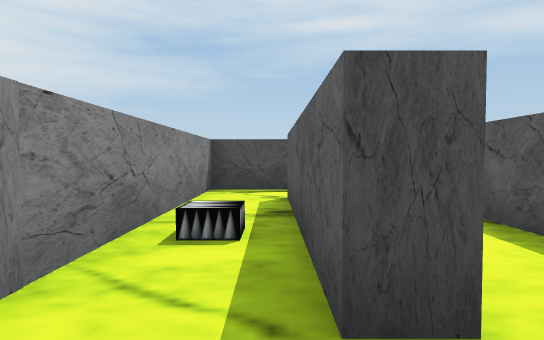
View 1 (above)

14 first-person views from a walk through a scene from a Unity 3-D project. The camera is 1.3 m above the floor, tilts 2° down and sees 75° across. The floor is counted in squares, 2 m on a side. Each view is taken from the middle of a square. On the plan, view 1 faces up. The plan holds only what a view shows up to about 10 squares ahead; the rest is blank. The player is left out.

View 2
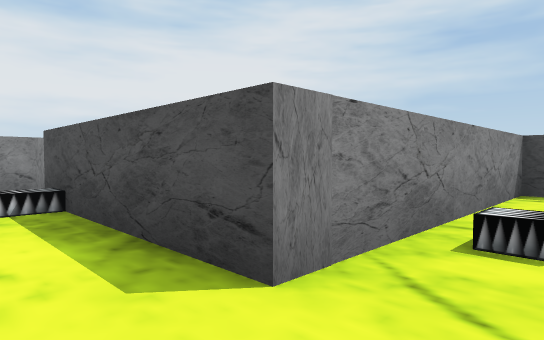

View 3
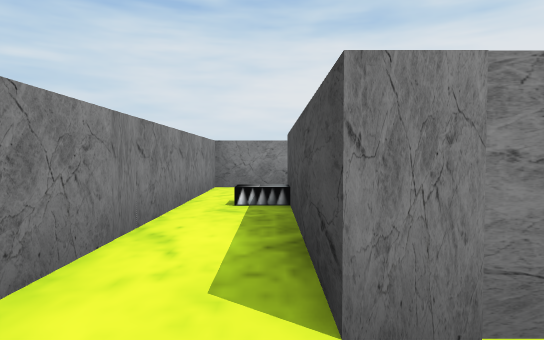

View 4
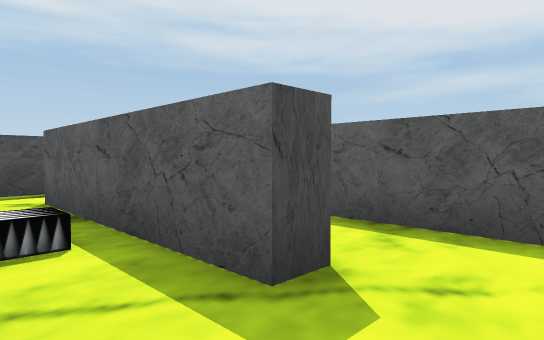

View 5
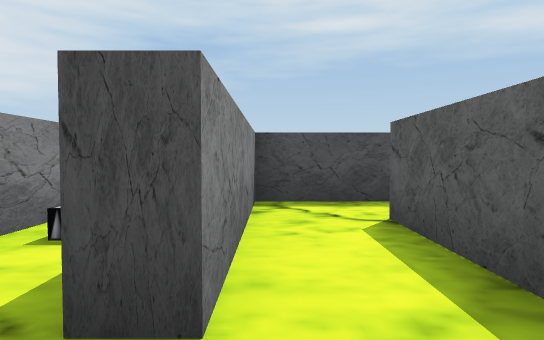

View 6
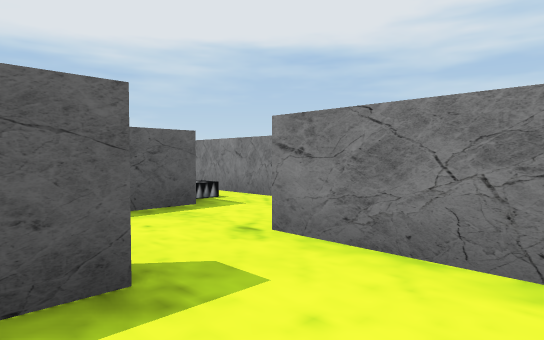

View 7
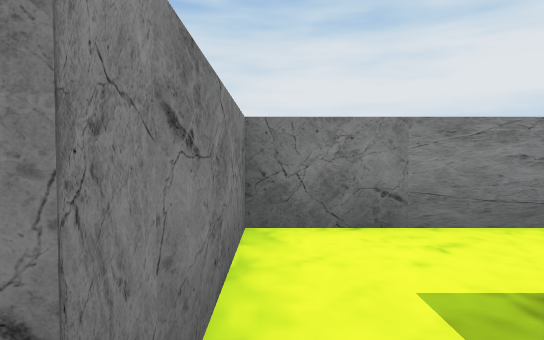

View 8
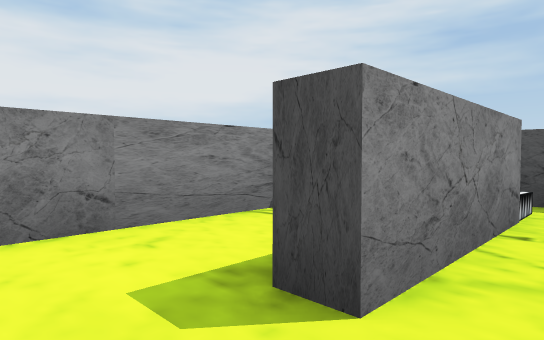

View 9
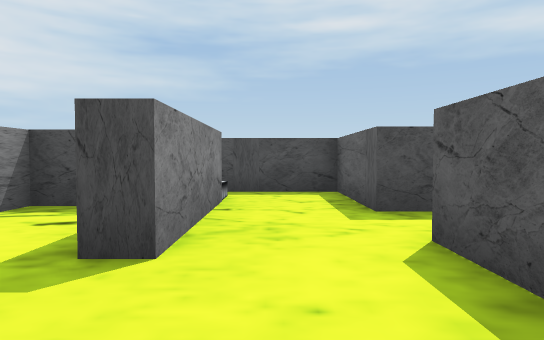

View 10
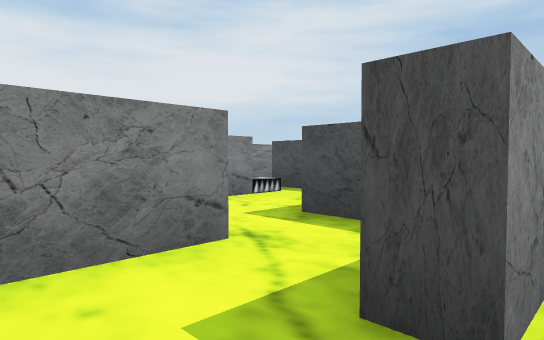

View 11
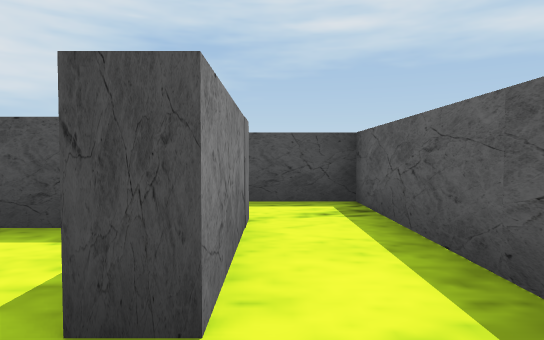

View 12
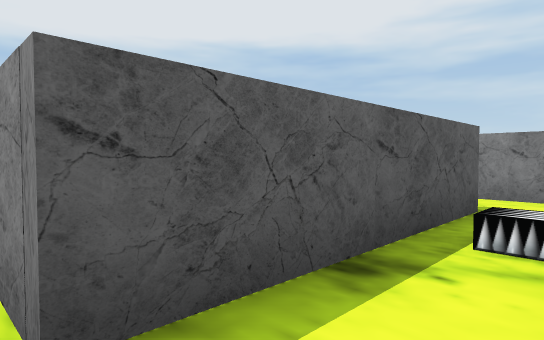

View 13
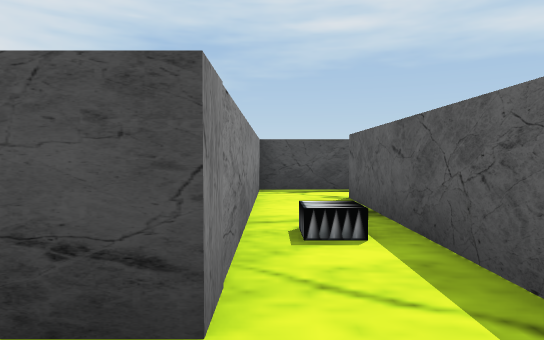

View 14
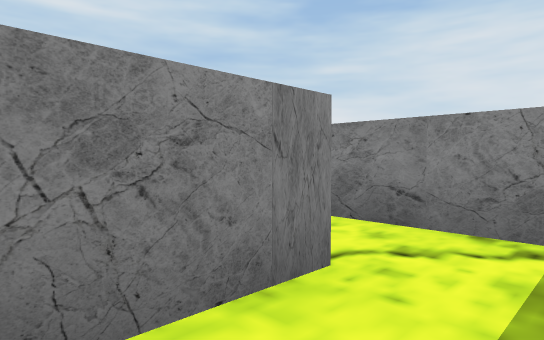

### Floor plan
Key: @ floor where view 1 was taken; # wall or solid block; . floor; O other object.
Columns run from 11 left of view 1 to 4 right of it. Each row starts with its distance up from view 1.
  8    ###
  7    O.#  #####
  6 ####.#  .#...
  5 #..#.###.#.####.
  4 #..#...#.#.#...
  3 #....#...#O#.###
  2 #....#...#.#.#
  1 ####.#####...#
  0    #.......@.#
 -1    ###########

Where each view was taken, in squares from view 1:
view 1: 0 up, 0 right, facing up
view 2: 0 up, 0 right, facing up-left
view 3: 1 up, 0 right, facing left
view 4: 0 up, 1 left, facing up-right
view 5: 0 up, 1 right, facing up
view 6: 4 up, 10 left, facing down-right
view 7: 2 up, 7 left, facing left
view 8: 2 up, 7 left, facing up-left
view 9: 1 up, 7 left, facing up
view 10: 2 up, 3 left, facing up-left
view 11: 2 up, 3 left, facing up
view 12: 6 up, 1 left, facing down-right
view 13: 0 up, 1 left, facing up
view 14: 5 up, 4 right, facing down-left
